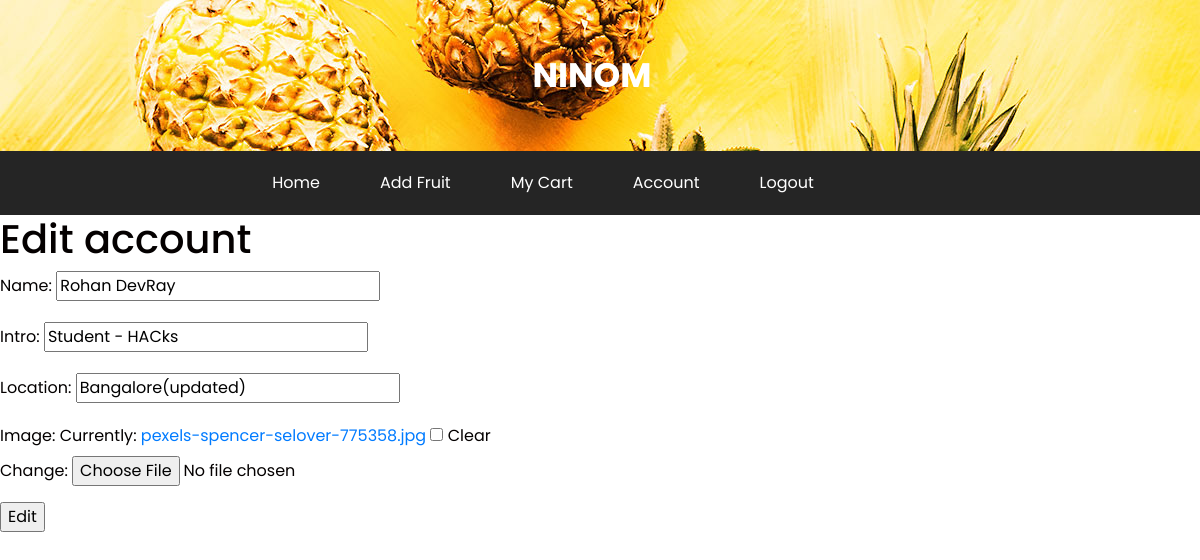
Screenshot of /items/update-profile/ (signed in) with the database file from the repository.
### users/models.py (models this page shows, shortened)
class Profile(models.Model):
    user=models.OneToOneField(User,on_delete=models.CASCADE,null=True,blank=True)
    name=models.CharField(max_length=200,null=True,blank=True)
    short_intro=models.CharField(max_length=200,null=True,blank=True)
    username = models.CharField(max_length=200,null=True,blank=True)
    email = models.EmailField(max_length=200,null=True,blank=True)
    location = models.CharField(max_length=200,null=True,blank=True)
    profile_image = models.ImageField(null=True,blank=True,default="default.jpg")
    created =models.DateTimeField(auto_now_add=True)
    id= models.UUIDField(default=uuid.uuid4, editable=False, primary_key=True,unique=True)

### users/views.py (the view)
# urls.py: path('update-profile/',views.updateProfile,name="update-profile")
@login_required(login_url='login')
def updateProfile(request):
    profile = request.user.profile
    form = CustomProfile(instance=profile)
    if request.method == "POST":
        form = CustomProfile(request.POST,request.FILES,instance=profile)
        if form.is_valid():
            form.save()
            messages.info(request,"Updated!")
            return redirect('profile')
    context={'form':form}
    return render(request,'users/edit-profile.html',context)

### users/forms.py
class CustomProfile(ModelForm):
    class Meta:
        model = Profile
        fields = ['name','short_intro','location','profile_image']
        labels={
            'profile_image':'Image',
            'short_intro':'Intro',
        }

### users/templates/users/edit-profile.html (shortened to what this page needs)
{% extends 'main.html' %}
{% block content %}
<h1>Edit account</h1>
<form method="POST" enctype="multipart/form-data">
    {{form.as_p}}
    <input type="submit" value="Edit">
</form>
{% endblock content %}

### static/styles/style.css (style rules this page uses)
body { font-family: "Poppins", sans-serif; color: #040000; background-color: #ffffff; }
a, a:hover, a:focus { text-decoration: none; }

### rows the page displays
Profile: name "Rohan DevRay", short_intro "Student - HACks", location "Bangalore(updated)"
